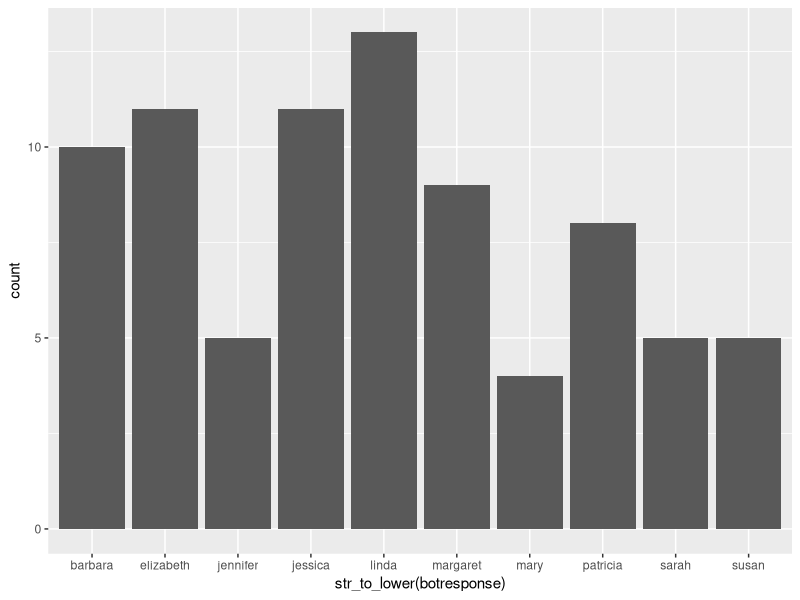
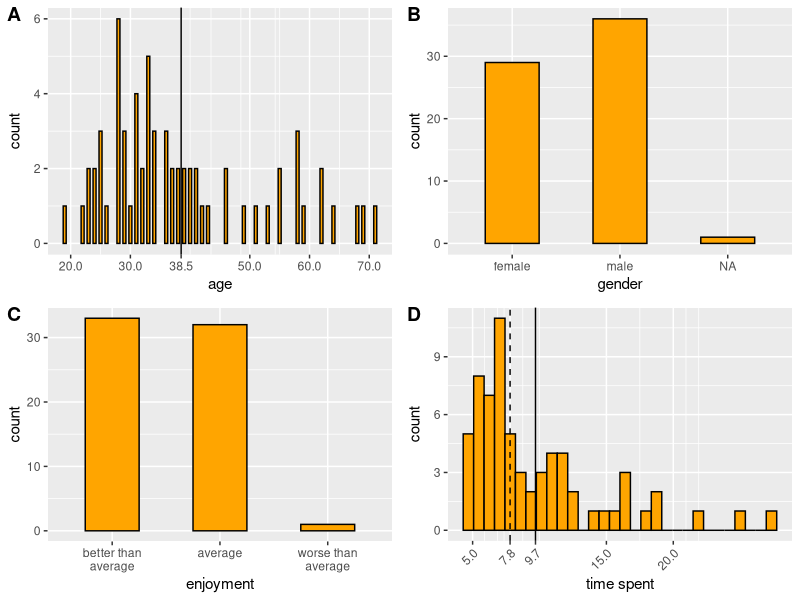
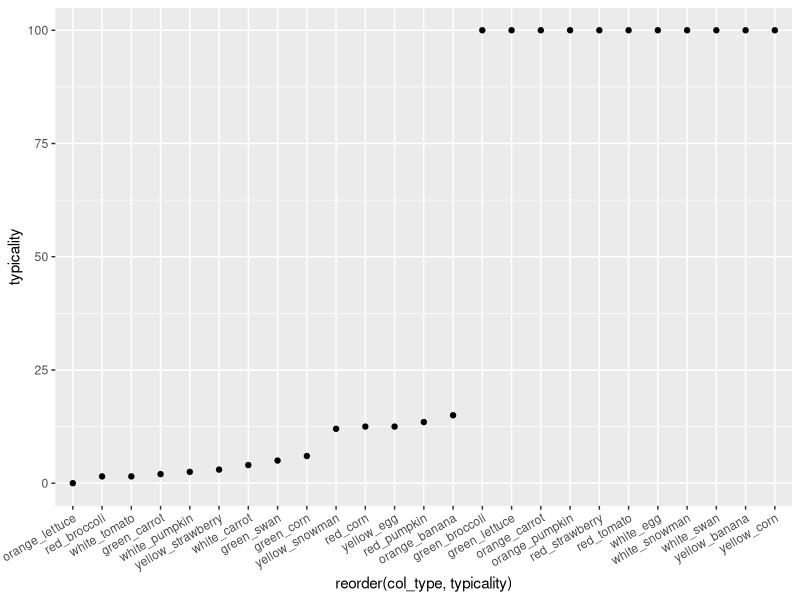
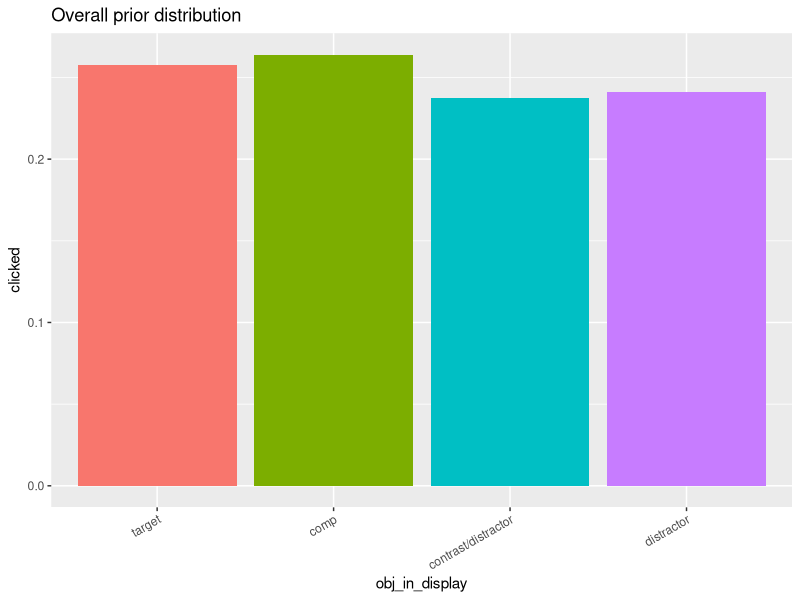
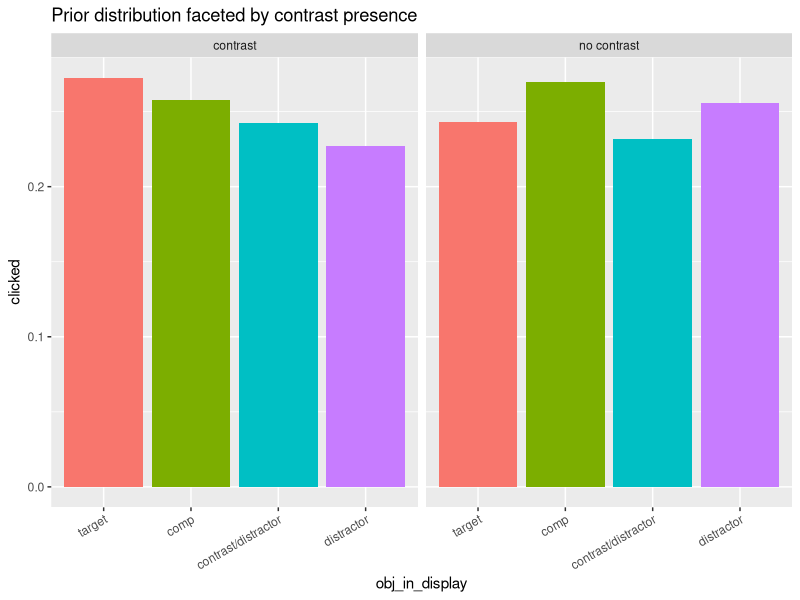
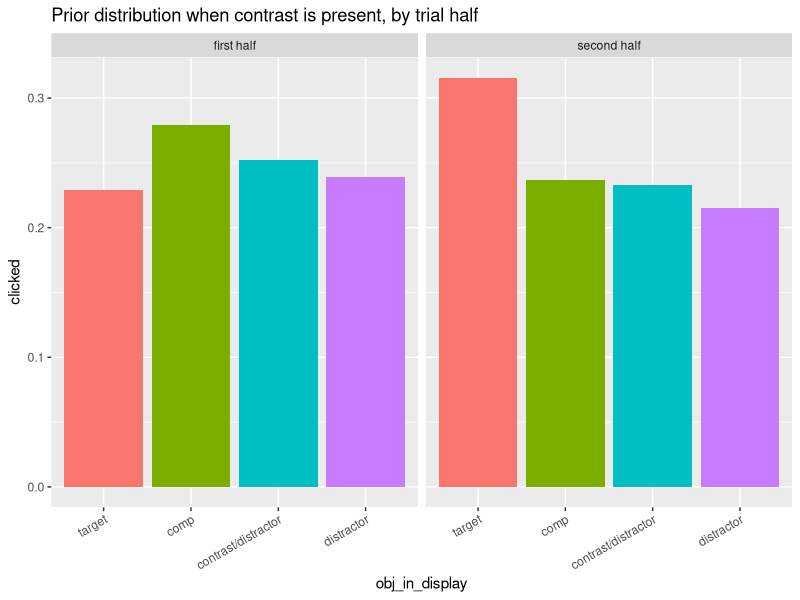
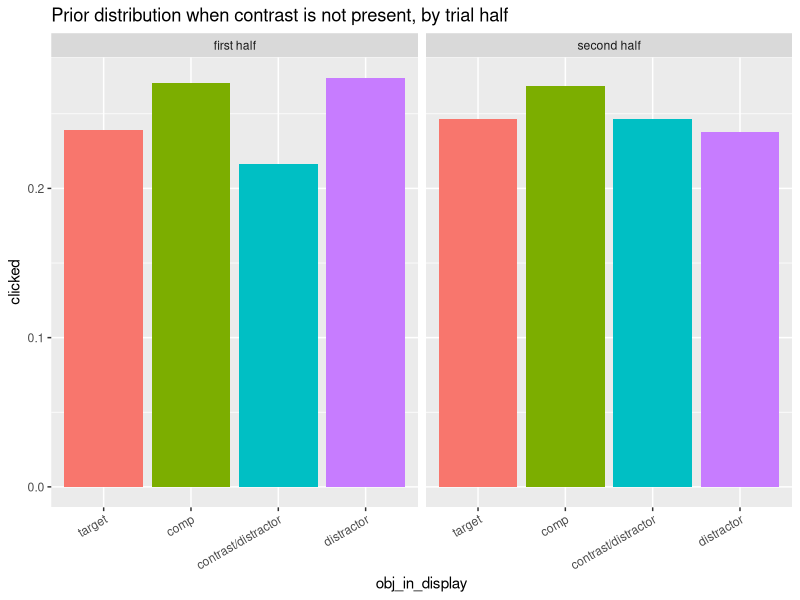
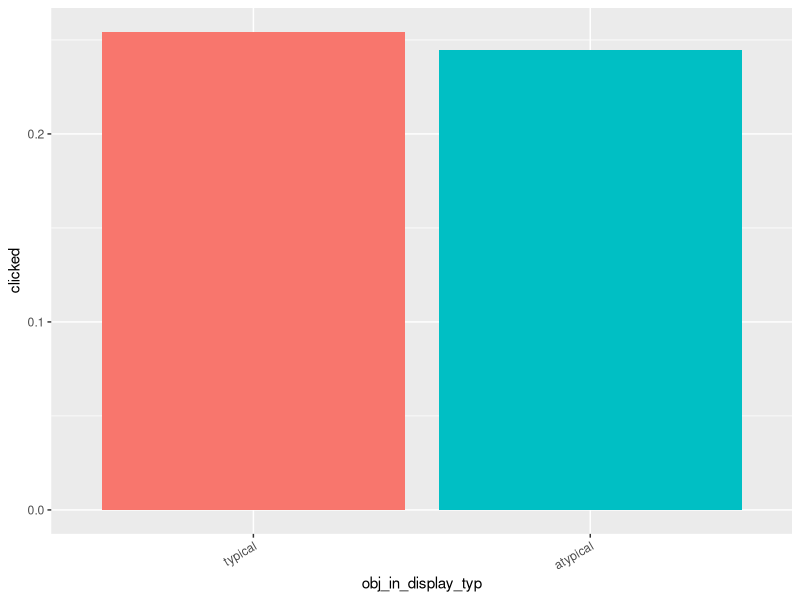

Write R code to recreate these figures, in order. (Note: this script raises an error after producing the figures.)
## ---- chunk 1
knitr::opts_chunk$set(echo = TRUE)
## ---- chunk 2
library(cowplot)
library(plyr)
library(tidyverse)
library(here)

df_import = read_csv(here("data","03_comprehension","02_main","01_IDT","data.csv")) %>%
  # exclude test
  # weird filter property will exclude NAs
  filter(is.na(comments) | !str_detect(comments,"TEST"))
## ---- chunk 3
# check whether everyone entered a response into the textfield and no one cheated over js console
ggplot(distinct(df_import, anon_worker_id, botresponse),aes(x=str_to_lower(botresponse))) +
  geom_histogram(stat="count")
## ---- chunk 4

# to identify multiple submissions
table(df_import$anon_worker_id)
# popular spellings of "english"
engl_spellings = c("english", "englis", "eng", "engilsh", "englsh", "en")

# Exclusions
df_clean = df_import %>% 
  # 80, 4779
  # 1) if hit was reportedly done incorrectly or participant was confused
  filter(HitCorrect==1) %>%
  # 73, 4366
  # 2) if native language is not english
  mutate_at(vars(languages), funs(str_to_lower(.))) %>% 
  mutate_at(vars(languages), funs(ifelse(. %in% engl_spellings, "english", .))) %>%
  filter(languages=="english") %>% 
  # 69, 4130
  # 3) if comments suggest that the hit was done incorrectly
  # 4) if too many erroneous responses
  filter(anon_worker_id!="688591774563327" & anon_worker_id!="841129639930929") %>%
  # 67, 4012
  # 5) if hit was done multiple times by a worker
  filter(anon_worker_id!="886492649205797")
  # 66, 3894

# number of participants before exclusion (80)
length(unique(df_import$anon_worker_id))
# number of participants after exclusion (66)
length(unique(df_clean$anon_worker_id))

# 33 participants per condition remain
table(df_clean$betwsubj)/59
## ---- chunk 5
# create main df
df = df_clean %>%
  select(-startDate,-botresponse,-HitCorrect)
## ---- chunk 6

df_subj = df %>% 
  select(age,gender,enjoyment,timeSpent,anon_worker_id) %>% 
  distinct() %>% 
  mutate_at(vars(age), funs(as.integer(.))) %>% 
  mutate_at(vars(enjoyment), 
            funs(case_when(
              .==0 ~ "worse than\naverage",
              .==1 ~ "average",
              .==2 ~ "better than\naverage",
              TRUE ~ "NA"
            ))) %>% 
  mutate_at(vars(enjoyment), funs(fct_relevel(.,"better than\naverage", "average", "worse than\naverage")))

mean_age = round(mean(df_subj$age),digits = 1)
p_age = ggplot(df_subj,aes(x=age)) +
  geom_bar(width = .5,
           fill = "orange",
           color = "black") +
  geom_vline(xintercept= mean_age) +
  scale_x_continuous(breaks=c(20,30,50,60,70,mean_age))

p_gen = ggplot(df_subj,aes(x=gender)) +
  geom_bar(width = .5,
           fill = "orange",
           color = "black")

p_enj = ggplot(df_subj,aes(x=enjoyment)) +
  geom_bar(width = .5,
           fill = "orange",
           color = "black")

mean_time = round(mean(df_subj$timeSpent), digits = 1)
median_time = round(median(df_subj$timeSpent), digits = 1)
p_time = ggplot(df_subj,aes(x=timeSpent)) +
  geom_histogram(fill = "orange",
           color = "black") +
  geom_vline(xintercept=mean_time) +
  geom_vline(xintercept=median_time,linetype="dashed") +
  scale_x_continuous(breaks=c(median_time,mean_time,floor(5),floor(15),floor(20))) +
  xlab("time spent") +
  theme(axis.text.x = element_text(angle = 45, hjust = 1))

plot_grid(p_age, p_gen, p_enj, p_time, labels = "AUTO", ncol = 2, align = 'v')

## ---- chunk 7

typ_data = read_csv(here("data","01_norming","02_main","typicality_data.csv"))

ggplot(typ_data, aes(x=reorder(col_type,typicality), y=typicality)) +
  geom_point() +
  theme(axis.text.x = element_text(angle = 30, hjust = 1))

typ_obj = typ_data %>%
  filter(typicality > 50) %>%
  select(col_type)
atyp_obj = typ_data %>%
  filter(typicality < 50) %>%
  select(col_type)

typ_data_short = typ_data %>% 
  select(col_type, typicality)
## ---- chunk 8

df_main = df %>% 
  # select main trials
  filter(trial_type == "critical" | trial_type == "filler") %>% 
  # select columns relevant for main trials
  select(trial_type,refObject,context_id,condition,utterance,utterance_cat,target,comp,contrast,distractor,pos1,pos2,pos3,pos4,selectedItem_prior,selectedItem1,selectedItem2,reaction_time_prior,reaction_time1,reaction_time2,anon_worker_id,trial_number) %>% 
  # encode which contexts have a contrast
  mutate(contrast_present = str_detect(condition,"p")) %>% 
  # split data into trial halves per participants
  mutate(trial_half = ifelse(trial_number < max(trial_number)/2, "first half", "second half")) %>% 
  # import typicality
  left_join(typ_data_short, by=c("target"="col_type")) %>% 
  rename(target_typ=typicality) %>%
  left_join(typ_data_short, by=c("comp"="col_type")) %>% 
  rename(comp_typ=typicality) %>%
  left_join(typ_data_short, by=c("contrast"="col_type")) %>% 
  rename(contrast_typ=typicality) %>%
  left_join(typ_data_short, by=c("distractor"="col_type")) %>% 
  rename(distractor_typ=typicality) %>%
  # binary typicality
  mutate(target_typ_bin = ifelse(target_typ > 50, "typical", "atypical")) %>% 
  mutate(comp_typ_bin = ifelse(comp_typ > 50, "typical", "atypical")) %>% 
  mutate(contrast_typ_bin = ifelse(contrast_typ > 50, "typical", "atypical")) %>% 
  mutate(distractor_typ_bin = ifelse(distractor_typ > 50, "typical", "atypical")) %>% 
  # reformat df 
  gather(timeStep_selec,selectedItem,selectedItem_prior,selectedItem1,selectedItem2) %>%
  # remove selectedItem2 rows when referring expression was unmodified
  # because this is always NaN
  filter(!(timeStep_selec == "selectedItem2" & utterance_cat == "unmodified")) %>% 
  # if there were multiple selections (which are separated by commas),
  # select the last one
  mutate(lastSelectedItem = sapply(str_split(selectedItem,","),tail,1)) %>% 
  # mark the ones that had multiple selections
  mutate(mult_selec = str_detect(selectedItem, ",")) %>% 
  # encode the clicked type of the object
  mutate(clickedType = case_when(
    lastSelectedItem == target ~ "target",
    lastSelectedItem == comp ~ "comp",
    lastSelectedItem == contrast  ~ "contrast/distractor",
    lastSelectedItem == distractor ~ "distractor",
    TRUE ~ "other"
  )) %>% 
  # for calculation of proportion and CIs, duplicate each trial such that each row represents an object the participant could have clicked on (4 rows for the 4 objects)
  slice(rep(1:n(), each = 4)) %>%
  # each row receives now one out of the 4 objects labels, such that the 4 rows for this trial are identical except for this label
  mutate(obj_in_display = rep_len(c("target", "comp", "contrast/distractor", "distractor"), length.out=n())) %>% 
  # create a one-hot vector that is 1 for the object that was actually clicked on
  mutate(clicked = ifelse(clickedType==obj_in_display,1,0)) %>% 
  # order them according to relevance for later plotting
  mutate_at(vars(obj_in_display, clickedType), funs(factor(., levels=c("target", "comp", "contrast/distractor", "distractor")))) 

## ---- chunk 9

# use all main contexts -- critical and filler
df_prior = df_main %>%
  filter(timeStep_selec == "selectedItem_prior")

## ---- chunk 10
ggplot(df_prior, aes(x=obj_in_display, y=clicked, fill=obj_in_display)) +
  stat_summary(fun.y = "mean", 
               geom = "bar") +
  stat_summary(fun.data = "mean_cl_boot",
               geom = "errorbar",
               color = "black",
               size = .3,
               width = 0.3) +
  theme(axis.text.x = element_text(angle = 30, hjust = 1)) +
  theme(legend.position = "none") +
  ggtitle("Overall prior distribution")

# # Split by trial half
# # there is a slight hierarchy then, namely target, comp, contr/dist, dist
# ggplot(df_prior, aes(x=obj_in_display, y=clicked, fill=obj_in_display)) +
#   facet_wrap(vars(trial_half)) +
#   stat_summary(fun.y = "mean",
#                geom = "bar") +
#   stat_summary(fun.data = "mean_cl_boot",
#                geom = "errorbar",
#                color = "black",
#                size = .3,
#                width = 0.3) +
#   theme(axis.text.x = element_text(angle = 30, hjust = 1)) +
#   theme(legend.position = "none") +
#   ggtitle("Overall prior distribution, split by trial half")

## ---- chunk 11
# Do the prior distributions of clicks change dependent on contrast presence?
df_prior %>%
  # mutate_at(vars(obj_in_display), funs(as.character(.))) %>% 
  # mutate_at(vars(obj_in_display), 
  #           funs(case_when(
  #             (contrast_present & . == "contrast/distractor") ~ "contrast",
  #             (!contrast_present & . == "contrast/distractor") ~ "distractor1",
  #             (!contrast_present & . == "distractor") ~ "distractor2",
  #             TRUE ~ .
  #           ))) %>% 
  # mutate_at(vars(obj_in_display), 
  #           funs(factor(., levels=c("target", "comp", "contrast", 
  #                                   "distractor1", "distractor", "distractor2")))) %>% 
  mutate_at(vars(contrast_present), 
            funs(ifelse(contrast_present, "contrast", "no contrast"))) %>% 
  ggplot(., aes(x=obj_in_display, y=clicked, fill=obj_in_display)) +
    facet_wrap(vars(contrast_present), scales = "free_x") +
    stat_summary(fun.y = "mean", 
                 geom = "bar") +
    stat_summary(fun.data = "mean_cl_boot",
                 geom = "errorbar",
                 color = "black",
                 size = .3,
                 width = 0.3) +
    theme(axis.text.x = element_text(angle = 30, hjust = 1)) +
    theme(legend.position = "none") +
    ggtitle("Prior distribution faceted by contrast presence")

# If a contrast is present, do the prior distributions change between the first and 
# second half of the experiment?
ggplot(df_prior[df_prior$contrast_present,], aes(x=obj_in_display, y=clicked, fill=obj_in_display)) +
  facet_wrap(vars(trial_half)) +
  stat_summary(fun.y = "mean", 
               geom = "bar") +
  stat_summary(fun.data = "mean_cl_boot",
               geom = "errorbar",
               color = "black",
               size = .3,
               width = 0.3) +
  theme(axis.text.x = element_text(angle = 30, hjust = 1)) +
  theme(legend.position = "none") +
  ggtitle("Prior distribution when contrast is present, by trial half")

# If a contrast is NOT present, do the prior distributions change between the first and 
# second half of the experiment?
ggplot(df_prior[!df_prior$contrast_present,], aes(x=obj_in_display, y=clicked, fill=obj_in_display)) +
  facet_wrap(vars(trial_half)) +
  stat_summary(fun.y = "mean", 
               geom = "bar") +
  stat_summary(fun.data = "mean_cl_boot",
               geom = "errorbar",
               color = "black",
               size = .3,
               width = 0.3) +
  theme(axis.text.x = element_text(angle = 30, hjust = 1)) +
  theme(legend.position = "none") +
  ggtitle("Prior distribution when contrast is not present, by trial half")
## ---- chunk 12

df_prior_typicality = df_prior %>% 
  mutate(obj_in_display_typ = case_when(
    obj_in_display == "target" ~ target_typ_bin,
    obj_in_display == "comp" ~ comp_typ_bin,
    obj_in_display == "contrast/distractor" ~ contrast_typ_bin,
    obj_in_display == "distractor" ~ distractor_typ_bin,
    TRUE ~ "other"
  )) %>% 
  mutate_at(vars(obj_in_display_typ), funs(factor(., levels=c("typical", "atypical", "other"))))

ggplot(df_prior_typicality, aes(x=obj_in_display_typ, y=clicked, fill=obj_in_display_typ)) +
  stat_summary(fun.y = "mean", 
               geom = "bar") +
  stat_summary(fun.data = "mean_cl_boot",
               geom = "errorbar",
               color = "black",
               size = .3,
               width = 0.3) +
  theme(axis.text.x = element_text(angle = 30, hjust = 1)) +
  theme(legend.position = "none")

## ---- chunk 13
df_prior_pos = df_prior %>%
  mutate_at(vars(pos1,pos2,pos3,pos4), funs(ifelse(. == "contrast", "contrast/distractor", .))) %>% 
  mutate(clicked_obj_pos = case_when(
    obj_in_display == pos1 ~ "upper left",
    obj_in_display == pos2 ~ "upper right",
    obj_in_display == pos3 ~ "lower left",
    obj_in_display == pos4 ~ "lower right",
    TRUE ~ "other"
  ))

ggplot(df_prior_pos, aes(x=clicked_obj_pos, y=clicked, fill=clicked_obj_pos)) +
  stat_summary(fun.y = "mean", 
               geom = "bar") +
  stat_summary(fun.data = "mean_cl_boot",
               geom = "errorbar",
               color = "black",
               size = .3,
               width = 0.3) +
  theme(axis.text.x = element_text(angle = 30, hjust = 1)) +
  theme(legend.position = "none")
## ---- chunk 14

# total occurrences range between 623 (white pumpkin) and 825 (red strawberry)
df_byitemprior = df_prior %>%
  # filter(condition=="aan") %>% 
  select(clickedType, target, comp, contrast, distractor, anon_worker_id, trial_number) %>% 
  distinct() %>% 
  gather(obj_fct, item, target, comp, contrast, distractor) %>% 
  mutate(clicked = ifelse(clickedType == obj_fct, 1, 0)) %>% 
  left_join(typ_data, by=c("item"="col_type")) %>% 
  mutate(bin_typ=factor(ifelse(typicality>50,"typical","atypical"), 
                        levels = c("typical", "atypical")))

ggplot(df_byitemprior, aes(x=reorder(item, clicked), y=clicked, fill=typicality)) +
  stat_summary(fun.y = "mean", 
               geom = "bar") +
  stat_summary(fun.data = "mean_cl_boot",
               geom = "errorbar",
               color = "black",
               size = .3,
               width = 0.3) +
  theme(axis.text.x = element_text(angle=40, hjust=1))

# # This plot shows the difference between items of the same typicality and color. 
# # They are generally very close, with the exception of the green carrot and green swan. 
# ggplot(df_byitemprior, aes(x=reorder(item, clicked), y=clicked, fill=color)) +
#   stat_summary(fun.y = "mean",
#                geom = "bar",
#                color = "black") +
#   stat_summary(fun.data = "mean_cl_boot",
#                geom = "errorbar",
#                color = "black",
#                size = .3,
#                width = 0.3) +
#   facet_wrap(vars(bin_typ), scales = "free_x") +
#   theme(axis.text.x = element_text(angle = 30, hjust = 1)) +
#   scale_fill_identity()

## ---- chunk 15

df_adj = df_main %>%
  filter(timeStep_selec == "selectedItem1",
         trial_type == "critical")

## ---- chunk 16

# number of wrong selections
df_adj %>% 
  mutate(error = ifelse(clicked & (clickedType == "contrast/distractor" | clickedType == "distractor"), 1, 0)) %>% 
  mutate(error_rate = sum(error)/n()) %>% 
  select(error_rate) %>% 
  distinct()

ggplot(df_adj, aes(x=obj_in_display, y=clicked, fill=obj_in_display)) +
  stat_summary(fun.y = "mean", 
               geom = "bar") +
  stat_summary(fun.data = "mean_cl_boot",
               geom = "errorbar",
               color = "black",
               size = .3,
               width = 0.3) +
  theme(axis.text.x = element_text(angle = 30, hjust = 1)) +
  theme(legend.position = "none")

## ---- chunk 17
df_ttp_ttn = df_adj %>% 
  filter(condition == "ttp" | condition == "ttn")

# prior distribution
df_prior %>% 
  filter(trial_type == "critical",
         condition == "ttp" | condition == "ttn") %>% 
  ggplot(aes(x=obj_in_display, y=clicked, fill=obj_in_display)) +
    facet_wrap(vars(condition)) +
    stat_summary(fun.y = "mean", 
                 geom = "bar") +
    stat_summary(fun.data = "mean_cl_boot",
                 geom = "errorbar",
                 color = "black",
                 size = .3,
                 width = 0.3) +
    theme(axis.text.x = element_text(angle = 30, hjust = 1)) +
    ggtitle("Prior distribution") +
    theme(legend.position = "none")

# after adjective distribution
ggplot(df_ttp_ttn, aes(x=obj_in_display, y=clicked, fill=obj_in_display)) +
  facet_wrap(vars(condition)) +
  stat_summary(fun.y = "mean", 
               geom = "bar") +
  stat_summary(fun.data = "mean_cl_boot",
               geom = "errorbar",
               color = "black",
               size = .3,
               width = 0.3) +
  theme(axis.text.x = element_text(angle = 30, hjust = 1)) +
  ggtitle("After adjective distribution") +
  theme(legend.position = "none")

## ---- chunk 18
df_aap_aan = df_adj %>% 
  filter(condition == "aap" | condition == "aan")

# prior distribution
df_prior %>% 
  filter(trial_type == "critical",
         condition == "aap" | condition == "aan") %>% 
  ggplot(aes(x=obj_in_display, y=clicked, fill=obj_in_display)) +
    facet_wrap(vars(condition)) +
    stat_summary(fun.y = "mean", 
                 geom = "bar") +
    stat_summary(fun.data = "mean_cl_boot",
                 geom = "errorbar",
                 color = "black",
                 size = .3,
                 width = 0.3) +
    theme(axis.text.x = element_text(angle = 30, hjust = 1)) +
    ggtitle("Prior distribution") +
    theme(legend.position = "none")

# after adjective distribution
ggplot(df_aap_aan, aes(x=obj_in_display, y=clicked, fill=obj_in_display)) +
  facet_wrap(vars(condition)) +
  stat_summary(fun.y = "mean", 
               geom = "bar") +
  stat_summary(fun.data = "mean_cl_boot",
               geom = "errorbar",
               color = "black",
               size = .3,
               width = 0.3) +
  theme(axis.text.x = element_text(angle = 30, hjust = 1)) +
  ggtitle("After adjective distribution") +
  theme(legend.position = "none")

## ---- chunk 19
df_atp_ttn = df_adj %>% 
  filter(condition == "atp" | condition == "tan")

# prior distribution
df_prior %>% 
  filter(trial_type == "critical",
         condition == "atp" | condition == "tan") %>% 
  ggplot(aes(x=obj_in_display, y=clicked, fill=obj_in_display)) +
    facet_wrap(vars(condition)) +
    stat_summary(fun.y = "mean", 
                 geom = "bar") +
    stat_summary(fun.data = "mean_cl_boot",
                 geom = "errorbar",
                 color = "black",
                 size = .3,
                 width = 0.3) +
    theme(axis.text.x = element_text(angle = 30, hjust = 1)) +
    ggtitle("Prior distribution") +
    theme(legend.position = "none")

# after adjective distribution
ggplot(df_atp_ttn, aes(x=obj_in_display, y=clicked, fill=obj_in_display)) +
  facet_wrap(vars(condition)) +
  stat_summary(fun.y = "mean", 
               geom = "bar") +
  stat_summary(fun.data = "mean_cl_boot",
               geom = "errorbar",
               color = "black",
               size = .3,
               width = 0.3) +
  theme(axis.text.x = element_text(angle = 30, hjust = 1)) +
  ggtitle("After adjective distribution") +
  theme(legend.position = "none")

## ---- chunk 20
# prior distribution
df_prior %>% 
  filter(trial_type=="critical",
         contrast_present) %>% 
  ggplot(aes(x=obj_in_display, y=clicked, fill=obj_in_display)) +
    stat_summary(fun.y = "mean", 
                 geom = "bar") +
    stat_summary(fun.data = "mean_cl_boot",
                 geom = "errorbar",
                 color = "black",
                 size = .3,
                 width = 0.3) +
    theme(axis.text.x = element_text(angle = 30, hjust = 1)) +
    ggtitle("Prior distribution") +
    theme(legend.position = "none")

# after adjective distribution
df_adj %>% 
  filter(contrast_present) %>% 
  ggplot(aes(x=obj_in_display, y=clicked, fill=obj_in_display)) +
    stat_summary(fun.y = "mean", 
                 geom = "bar") +
    stat_summary(fun.data = "mean_cl_boot",
                 geom = "errorbar",
                 color = "black",
                 size = .3,
                 width = 0.3) +
    theme(axis.text.x = element_text(angle = 30, hjust = 1)) +
    ggtitle("After adjective distribution") +
    theme(legend.position = "none")

## ---- chunk 21

df_adj_typicality = df_adj %>% 
  mutate(obj_in_display_typ = case_when(
    obj_in_display == "target" ~ target_typ_bin,
    obj_in_display == "comp" ~ comp_typ_bin,
    obj_in_display == "contrast/distractor" ~ contrast_typ_bin,
    obj_in_display == "distractor" ~ distractor_typ_bin,
    TRUE ~ "other"
  )) %>% 
  mutate_at(vars(obj_in_display_typ), funs(factor(., levels=c("typical", "atypical", "other")))) %>% 
  filter(condition == "atp" | condition == "atn" | condition == "tap" | condition == "tan")

ggplot(df_adj_typicality, aes(x=obj_in_display_typ, y=clicked, fill=obj_in_display_typ)) +
  stat_summary(fun.y = "mean", 
               geom = "bar") +
  stat_summary(fun.data = "mean_cl_boot",
               geom = "errorbar",
               color = "black",
               size = .3,
               width = 0.3) +
  theme(axis.text.x = element_text(angle = 30, hjust = 1)) +
  theme(legend.position = "none")

## ---- chunk 22
# prior distribution
df_prior %>% 
  filter(trial_type=="critical",
         condition == "ttp" | condition == "aap") %>% 
  ggplot(aes(x=obj_in_display, y=clicked, fill=obj_in_display)) +
    stat_summary(fun.y = "mean", 
                 geom = "bar") +
    stat_summary(fun.data = "mean_cl_boot",
                 geom = "errorbar",
                 color = "black",
                 size = .3,
                 width = 0.3) +
    theme(axis.text.x = element_text(angle = 30, hjust = 1)) +
    ggtitle("Prior distribution") +
    theme(legend.position = "none")

# after adjective distribution
df_adj %>% 
  filter(condition == "ttp" | condition == "aap") %>% 
  ggplot(aes(x=obj_in_display, y=clicked, fill=obj_in_display)) +
    stat_summary(fun.y = "mean", 
                 geom = "bar") +
    stat_summary(fun.data = "mean_cl_boot",
                 geom = "errorbar",
                 color = "black",
                 size = .3,
                 width = 0.3) +
    theme(axis.text.x = element_text(angle = 30, hjust = 1)) +
    ggtitle("After adjective distribution") +
    theme(legend.position = "none")
## ---- chunk 23

df_adj_typicality %>% 
  filter(condition == "atn" | condition == "tan") %>% 
  ggplot(aes(x=obj_in_display_typ, y=clicked, fill=obj_in_display_typ)) +
    stat_summary(fun.y = "mean", 
                 geom = "bar") +
    stat_summary(fun.data = "mean_cl_boot",
                 geom = "errorbar",
                 color = "black",
                 size = .3,
                 width = 0.3) +
    theme(axis.text.x = element_text(angle = 30, hjust = 1)) +
    theme(legend.position = "none")

## ---- chunk 24

df_prior_rlvl = df_prior %>%
  filter(trial_type=="critical") %>% 
  mutate_at(vars(condition), funs(case_when(
    . == "atp" ~ str_c("level 1:", ., sep=" "),
    (. == "atn" | . == "ttp" | . == "aap") ~ str_c("level 2:", ., sep=" "),
    (. == "tap" | . == "ttn" | . == "aan") ~ str_c("level 3:", ., sep=" "),
    TRUE ~ str_c("level 4:", ., sep=" ")
  )))

ggplot(df_prior_rlvl, aes(x=obj_in_display, y=clicked, fill=obj_in_display)) +
  facet_wrap(vars(condition), nrow = 2) +
  stat_summary(fun.y = "mean", 
               geom = "bar") +
  stat_summary(fun.data = "mean_cl_boot",
               geom = "errorbar",
               color = "black",
               size = .3,
               width = 0.3) +
  theme(axis.text.x = element_text(angle = 30, hjust = 1)) +
  theme(legend.position = "none")

df_adj_rlvl = df_adj %>%
  mutate_at(vars(condition), funs(case_when(
    . == "atp" ~ str_c("level 1:", ., sep=" "),
    (. == "atn" | . == "ttp" | . == "aap") ~ str_c("level 2:", ., sep=" "),
    (. == "tap" | . == "ttn" | . == "aan") ~ str_c("level 3:", ., sep=" "),
    TRUE ~ str_c("level 4:", ., sep=" ")
  )))

ggplot(df_adj_rlvl, aes(x=obj_in_display, y=clicked, fill=obj_in_display)) +
  facet_wrap(vars(condition), nrow = 2) +
  stat_summary(fun.y = "mean", 
               geom = "bar") +
  stat_summary(fun.data = "mean_cl_boot",
               geom = "errorbar",
               color = "black",
               size = .3,
               width = 0.3) +
  theme(axis.text.x = element_text(angle = 30, hjust = 1)) +
  theme(legend.position = "none")

df_adj_rlvl %>% 
  filter(obj_in_display=="target") %>% 
  ggplot(., aes(x=obj_in_display, y=clicked, fill=trial_half)) +
    facet_wrap(vars(condition), nrow = 2) +
    stat_summary(fun.y = "mean", 
                 geom = "bar",
                 position = position_dodge(width=0.9)) +
    stat_summary(fun.data = "mean_cl_boot",
                 geom = "errorbar",
                 color = "black",
                 position = position_dodge(width=0.9),
                 size = .3,
                 width = 0.3) +
    theme(axis.text.x = element_text(angle = 30, hjust = 1)) +
    theme(legend.position = "top")

# # Split by trial half
# ggplot(filter(df_adj_rlvl, trial_half=="first half"), aes(x=obj_in_display, y=clicked, fill=obj_in_display)) +
#   facet_wrap(vars(condition), nrow = 2) +
#   stat_summary(fun.y = "mean",
#                geom = "bar") +
#   stat_summary(fun.data = "mean_cl_boot",
#                geom = "errorbar",
#                color = "black",
#                size = .3,
#                width = 0.3) +
#   theme(axis.text.x = element_text(angle = 30, hjust = 1)) +
#   theme(legend.position = "none")
# 
# ggplot(filter(df_adj_rlvl, trial_half=="second half"), aes(x=obj_in_display, y=clicked, fill=obj_in_display)) +
#   facet_wrap(vars(condition), nrow = 2) +
#   stat_summary(fun.y = "mean",
#                geom = "bar") +
#   stat_summary(fun.data = "mean_cl_boot",
#                geom = "errorbar",
#                color = "black",
#                size = .3,
#                width = 0.3) +
#   theme(axis.text.x = element_text(angle = 30, hjust = 1)) +
#   theme(legend.position = "none")

## ---- chunk 25

df_prior_crit = df_prior %>% 
  filter(trial_type=="critical")

df_compare = df_adj %>%
  bind_rows(df_prior_crit) %>% 
  mutate_at(vars(condition), funs(case_when(
    . == "atp" ~ str_c("level 1:", ., sep=" "),
    (. == "atn" | . == "ttp" | . == "aap") ~ str_c("level 2:", ., sep=" "),
    (. == "tap" | . == "ttn" | . == "aan") ~ str_c("level 3:", ., sep=" "),
    TRUE ~ str_c("level 4:", ., sep=" ")
  ))) 

ggplot(df_compare, aes(x=obj_in_display, y=clicked, fill=timeStep_selec)) +
  facet_wrap(vars(condition), nrow = 2) +
  stat_summary(fun.y = "mean", 
               geom = "bar",
               position = position_dodge(width = 0.9)) +
  stat_summary(fun.data = "mean_cl_boot",
               geom = "errorbar",
               color = "black",
               size = .3,
               width = 0.3,
               position = position_dodge(width = 0.9)) +
  theme(axis.text.x = element_text(angle = 30, hjust = 1)) +
  theme(legend.position = "top")

df_compare %>% 
  filter(clickedType=="target" | clickedType=="comp") %>% 
  filter(obj_in_display=="target") %>%
  # filter(obj_in_display=="target" | obj_in_display=="comp") %>% 
  ggplot(., aes(x=obj_in_display, y=clicked, fill=timeStep_selec)) +
    facet_wrap(vars(condition), nrow = 2) +
    stat_summary(fun.y = "mean",
                 geom = "bar",
                 position = position_dodge(width = 0.9)) +
    stat_summary(fun.data = "mean_cl_boot",
                 geom = "errorbar",
                 color = "black",
                 size = .3,
                 width = 0.3,
                 position = position_dodge(width = 0.9)) +
    theme(axis.text.x = element_text(angle = 30, hjust = 1)) +
    theme(legend.position = "top")

## ---- chunk 26

df_byitemadj = df_adj %>%
  filter(trial_type=="critical",
         clickedType=="target" | clickedType=="comp") %>% 
  # filter(condition=="aan") %>%
  select(clickedType, target, comp, contrast, distractor, anon_worker_id, trial_number) %>% 
  distinct() %>% 
  gather(obj_fct, item, target, comp, contrast, distractor) %>% 
  mutate(clicked = ifelse(clickedType == obj_fct, 1, 0)) %>% 
  left_join(typ_data, by=c("item"="col_type")) %>% 
  mutate(bin_typ=ifelse(typicality>50,"typical","atypical"))

ggplot(df_byitemadj, aes(x=reorder(item, clicked), y=clicked, fill=typicality)) +
  stat_summary(fun.y = "mean", 
               geom = "bar") +
  stat_summary(fun.data = "mean_cl_boot",
               geom = "errorbar",
               color = "black",
               size = .3,
               width = 0.3) +
  theme(axis.text.x = element_text(angle=40, hjust=1))

# ggplot(df_byitemadj, aes(x=reorder(item, clicked), y=clicked, fill=color)) +
#   stat_summary(fun.y = "mean", 
#                geom = "bar",
#                color = "black") +
#   stat_summary(fun.data = "mean_cl_boot",
#                geom = "errorbar",
#                color = "black",
#                size = .3,
#                width = 0.3) +
#   facet_wrap(vars(bin_typ), scales = "free_x") +
#   theme(axis.text.x = element_text(angle = 30, hjust = 1)) +
#   scale_fill_identity()
## ---- chunk 27

plot_item_conditions <- function(df, cond) {
  df %>%
    filter(condition==cond) %>%
    ggplot(., aes(x=obj_in_display, y=clicked, fill=obj_in_display)) +
      facet_wrap(vars(target_comp)) +
      stat_summary(fun.y = "mean",
                   geom = "bar") +
      stat_summary(fun.data = "mean_cl_boot",
                   geom = "errorbar",
                   color = "black",
                   size = .3,
                   width = 0.3) +
      theme(axis.text.x = element_text(angle = 30, hjust = 1)) +
      theme(legend.position = "none")
}

plot_item_conditions_abs <- function(df, cond) {
  df %>%
    filter(condition==cond) %>%
    filter(clicked==1) %>% 
    ggplot(., aes(x=obj_in_display, fill=obj_in_display)) +
      facet_wrap(vars(target_comp)) +
      geom_bar(stat="count") +
      theme(axis.text.x = element_text(angle = 30, hjust = 1)) +
      theme(legend.position = "none")
}

df_itemcond = df_adj %>%
  separate(target, c("t_color", "t_type"), sep = "_", remove = FALSE) %>%
  separate(comp, c("c_color", "c_type"), sep = "_", remove = FALSE) %>%
  mutate(target_comp = str_c(t_type, c_type, sep = "-"))

plot_item_conditions(df_itemcond, "aan")
plot_item_conditions_abs(df_itemcond, "aan")

# probability that item clicked would be in upper two grid cells
df_prior_pos_aan = df_prior %>%
  filter(trial_type=="critical") %>% 
  mutate_at(vars(pos1,pos2,pos3,pos4), funs(ifelse(. == "contrast", "contrast/distractor", .))) %>% 
  filter(condition=="aan") %>% 
  mutate(clicked_obj_pos = case_when(
    obj_in_display == pos1 ~ "upper left",
    obj_in_display == pos2 ~ "upper right",
    obj_in_display == pos3 ~ "lower left",
    obj_in_display == pos4 ~ "lower right",
    TRUE ~ "other"
  ))

ggplot(df_prior_pos, aes(x=clicked_obj_pos, y=clicked, fill=clicked_obj_pos)) +
  stat_summary(fun.y = "mean", 
               geom = "bar") +
  stat_summary(fun.data = "mean_cl_boot",
               geom = "errorbar",
               color = "black",
               size = .3,
               width = 0.3) +
  theme(axis.text.x = element_text(angle = 30, hjust = 1)) +
  theme(legend.position = "none")

# probability that target or competitor occurs in upper two grid cells
df_pos_aan = df_prior %>%
  filter(trial_type=="critical") %>% 
  mutate(upper_grid = case_when(
    (pos1=="target" & pos2=="comp") | (pos1=="comp" & pos2=="target") ~ "target + comp",
    pos1=="target" | pos2=="target" ~ "target",
    pos1=="comp" | pos2=="comp" ~ "comp",
    TRUE ~ "none"
  )) %>% 
  filter(clicked==1) %>% 
  filter(condition=="aan") %>% 
  select(upper_grid, clickedType, target, trial_half)

ggplot(df_pos_aan, aes(x=upper_grid, fill=clickedType)) +
  geom_bar(stat="count", position = position_dodge(width=0.9))

ggplot(df_pos_aan, aes(x=clickedType, fill=target)) +
  facet_wrap(~trial_half) +
  geom_bar(stat="count", position = position_dodge(width=0.9))

ggplot(df_pos_aan, aes(x=clickedType)) +
  geom_bar(stat="count")

## ---- chunk 28

df_switch = df_main %>% 
  filter(trial_type == "critical",
         !mult_selec,
         timeStep_selec == "selectedItem_prior" | timeStep_selec == "selectedItem1") %>% 
  select(clickedType, timeStep_selec, anon_worker_id, trial_number, target, comp, condition) %>% 
  distinct() %>% 
  spread(timeStep_selec, clickedType) %>% 
  filter((selectedItem_prior == "target" | selectedItem_prior == "comp") & (selectedItem1 == "target" | selectedItem1 == "comp")) %>% 
  mutate(switch = ifelse(selectedItem_prior == selectedItem1, 0, 1)) %>% 
  mutate(switch_ct = factor(str_c(selectedItem_prior, selectedItem1, sep="-"), levels=c("target-target", "comp-comp", "comp-target", "target-comp")))

ggplot(df_switch, aes(x=reorder(condition, switch), y=switch)) +
  # facet_wrap(~switch_ct) +
  stat_summary(fun.y = "mean", 
               geom = "bar") +
  stat_summary(fun.data = "mean_cl_boot",
               geom = "errorbar",
               color = "black",
               size = .3,
               width = 0.3) +
  theme(axis.text.x = element_text(angle=40, hjust=1))

df_switch %>% 
  mutate_at(vars(switch), funs(ifelse(.==0, "no switch", "switch"))) %>% 
  ggplot(., aes(x=switch, fill=switch)) +
    geom_bar() +
    theme(legend.position = "none")

df_switch %>% 
  ggplot(., aes(x=switch_ct)) +
    facet_wrap(~condition, nrow=2) +
    geom_bar() +
    theme(axis.text.x = element_text(angle=40, hjust=1))
## ---- chunk 29

df_nonpostinfel = df_adj
  # filter(condition=="aap" | condition=="aan" | condition=="tap" | condition=="tan")

ggplot(df_nonpostinfel, aes(x=obj_in_display, y=clicked, fill=obj_in_display)) +
  facet_wrap(vars(condition), nrow = 2) +
  stat_summary(fun.y = "mean", 
               geom = "bar") +
  stat_summary(fun.data = "mean_cl_boot",
               geom = "errorbar",
               color = "black",
               size = .3,
               width = 0.3) +
  ylim(0,1) +
  theme(axis.text.x = element_text(angle = 30, hjust = 1)) +
  theme(legend.position = "none")

df_postinfel = df_adj %>%
  select(anon_worker_id,trial_number,condition) %>% 
  filter(trial_number<55 & (condition=="tan" | condition=="ttn")) %>% 
  mutate_at(vars(trial_number), funs(.+1)) %>% 
  select(-condition) %>% 
  distinct() %>% 
  left_join(df_adj, by=c("anon_worker_id", "trial_number")) %>% 
  select(anon_worker_id, trial_number, trial_type, condition, obj_in_display, clicked, pos1, pos2) %>%
  filter(clicked==1) %>% 
  filter(!is.na(trial_type))

ggplot(df_postinfel, aes(x=obj_in_display, y=clicked, fill=obj_in_display)) +
  facet_wrap(vars(condition), nrow = 2) +
  stat_summary(fun.y = "mean", 
               geom = "bar") +
  stat_summary(fun.data = "mean_cl_boot",
               geom = "errorbar",
               color = "black",
               size = .3,
               width = 0.3) +
  ylim(0,1) +
  theme(axis.text.x = element_text(angle = 30, hjust = 1)) +
  theme(legend.position = "none")

## ---- chunk 30

df_noun = df_main %>%
  filter(timeStep_selec == "selectedItem2",
         trial_type == "critical")

## ---- chunk 31

df_rt = df_noun %>% 
  gather(timeStep_rt, rt, reaction_time_prior, reaction_time1, reaction_time2) %>% 
  mutate(rt_shortened = sapply(str_split(rt,","),tail,1)) %>%
  mutate_at(vars(rt_shortened), funs(as.integer(.))) %>% 
  filter(condition == "atp" | condition == "tan")

ggplot(df_rt, aes(x=condition, y=rt_shortened)) + 
  geom_point(alpha=0.5, position="jitter") +
  ylim(0,4000) +
  stat_summary(fun.y = "mean", colour = "red", size = 1, geom = "point") +
  stat_summary(fun.data = "mean_cl_boot", colour = "red", size = 1)

## ---- chunk 32

df_multselec = df_noun %>% 
  filter(clicked & mult_selec)

nrow(df_multselec)
table(df_multselec$condition)

## ---- chunk 33

df_targetpos = df_prior %>% 
  filter(clicked==1) %>% 
  gather(position, obj_in_pos, pos1, pos2, pos3, pos4) %>% 
  mutate(target_pos = ifelse(obj_in_pos == "target", 1, 0)) %>% 
  mutate(comp_pos = ifelse(obj_in_pos == "comp", 1, 0))

ggplot(df_targetpos, aes(x=position, y=target_pos, fill=position)) +
  stat_summary(fun.y = "mean", 
               geom = "bar") +
  stat_summary(fun.data = "mean_cl_boot",
               geom = "errorbar",
               color = "black",
               size = .3,
               width = 0.3) +
  theme(axis.text.x = element_text(angle = 30, hjust = 1)) +
  theme(legend.position = "none")

ggplot(df_targetpos, aes(x=position, y=comp_pos, fill=position)) +
  stat_summary(fun.y = "mean", 
               geom = "bar") +
  stat_summary(fun.data = "mean_cl_boot",
               geom = "errorbar",
               color = "black",
               size = .3,
               width = 0.3) +
  theme(axis.text.x = element_text(angle = 30, hjust = 1)) +
  theme(legend.position = "none")

df_comppos_aan = df_prior %>% 
  filter(clicked==1,
         trial_type=="critical") %>% 
  gather(position, obj_in_pos, pos1, pos2, pos3, pos4) %>% 
  mutate_at(vars(position), funs(ifelse(.=="pos1" | .=="pos2", "upper", "lower"))) %>% 
  mutate(comp_pos = ifelse(obj_in_pos == "comp", 1, 0)) %>% 
  mutate(target_pos = ifelse(obj_in_pos == "target", 1, 0))

ggplot(df_comppos_aan, aes(x=position, y=comp_pos, fill=position)) +
  facet_wrap(~condition) +
  stat_summary(fun.y = "mean", 
               geom = "bar") +
  stat_summary(fun.data = "mean_cl_boot",
               geom = "errorbar",
               color = "black",
               size = .3,
               width = 0.3) +
  theme(axis.text.x = element_text(angle = 30, hjust = 1)) +
  theme(legend.position = "none")

ggplot(df_comppos_aan, aes(x=position, y=target_pos, fill=position)) +
  facet_wrap(~condition) +
  stat_summary(fun.y = "mean", 
               geom = "bar") +
  stat_summary(fun.data = "mean_cl_boot",
               geom = "errorbar",
               color = "black",
               size = .3,
               width = 0.3) +
  theme(axis.text.x = element_text(angle = 30, hjust = 1)) +
  theme(legend.position = "none")

# df_blub = df_prior %>% 
#   filter(clicked==1,
#          trial_type=="critical") %>% 
#   gather(position, obj_in_pos, pos1, pos2, pos3, pos4)

# table(df_blub$position, df_blub$obj_in_pos, df_blub$condition)

df_pos_overview = df_prior %>% 
  filter(clicked==1,
         trial_type=="critical") %>% 
  gather(position, obj_in_pos, pos1, pos2, pos3, pos4) %>% 
  mutate(upper_position=ifelse(position=="pos1" | position=="pos2", 1, 0)) %>% 
  mutate_at(vars(obj_in_pos), funs(factor(., levels = c("target", "comp", "contrast", "distractor"))))
  
#plot proportion of being in the upper grid cells for each obj_fct
ggplot(df_pos_overview, aes(x=obj_in_pos, y=upper_position)) +
  facet_wrap(~condition) +
  stat_summary(fun.y = "mean", 
               geom = "bar") +
  stat_summary(fun.data = "mean_cl_boot",
               geom = "errorbar",
               color = "black",
               size = .3,
               width = 0.3) +
  theme(axis.text.x = element_text(angle = 30, hjust = 1)) +
  theme(legend.position = "none")
## ---- chunk 34

df_byitemtargets = df_prior %>%
  # filter(condition=="aan") %>% 
  select(refObject, target, comp, contrast, distractor, anon_worker_id, trial_number) %>% 
  distinct() %>% 
  gather(obj_fct, item, target, comp, contrast, distractor) %>% 
  filter(refObject==obj_fct) %>% 
  left_join(typ_data, by=c("item"="col_type"))
  
ggplot(df_byitemtargets, aes(x=reorder(item, typicality), fill=typicality)) +
  geom_bar(stat="count") +
  theme(axis.text.x = element_text(angle = 30, hjust = 1))

## ---- chunk 35

# Multiple selection analysis

df_mult = df_main %>% 
  filter(trial_type=='critical') %>% 
  filter(clicked & mult_selec)

nrow(df_mult)
table(df_mult$timeStep_selec)
table(df_mult$condition)
table(df_mult$trial_half)

# Error analysis

df_error = df_main %>% 
  filter(trial_type=='critical',
         clicked) %>% 
  mutate(adj_error = ifelse(timeStep_selec == "selectedItem1" & (clickedType == "contrast/distractor" | clickedType == "distractor"), T, F)) %>% 
  mutate(noun_error = ifelse(timeStep_selec == "selectedItem2" & clickedType != "target", T, F)) %>% 
  mutate(overall_error = ifelse(adj_error | noun_error, T, F)) %>% 
  filter(overall_error)
  
nrow(df_error)
table(df_error$timeStep_selec)
table(df_error$condition)
table(df_error$trial_half)

## ---- chunk 36

df_practice = df %>% 
  filter(trial_type == "practice") %>% 
  select(condition,utterance,target,comp,contrast,distractor,pos1,pos2,pos3,pos4,anon_worker_id)

## ---- chunk 37

color = "yellow|red|green"

df_mod = df_practice %>% 
  mutate_at(vars(condition),funs(ifelse(. == "contrast_present", T, F))) %>% 
  rename(contrast_present = condition) %>% 
  mutate(modifier_use = str_detect(utterance,color))

# df_mod[!df_mod$modifier_use,c("utterance")]

df_modplot = df_mod %>% 
  group_by(contrast_present) %>% 
  summarize(modProp = sum(modifier_use)/n())

ggplot(df_modplot, aes(x=contrast_present, y=modProp)) +
  geom_col()
